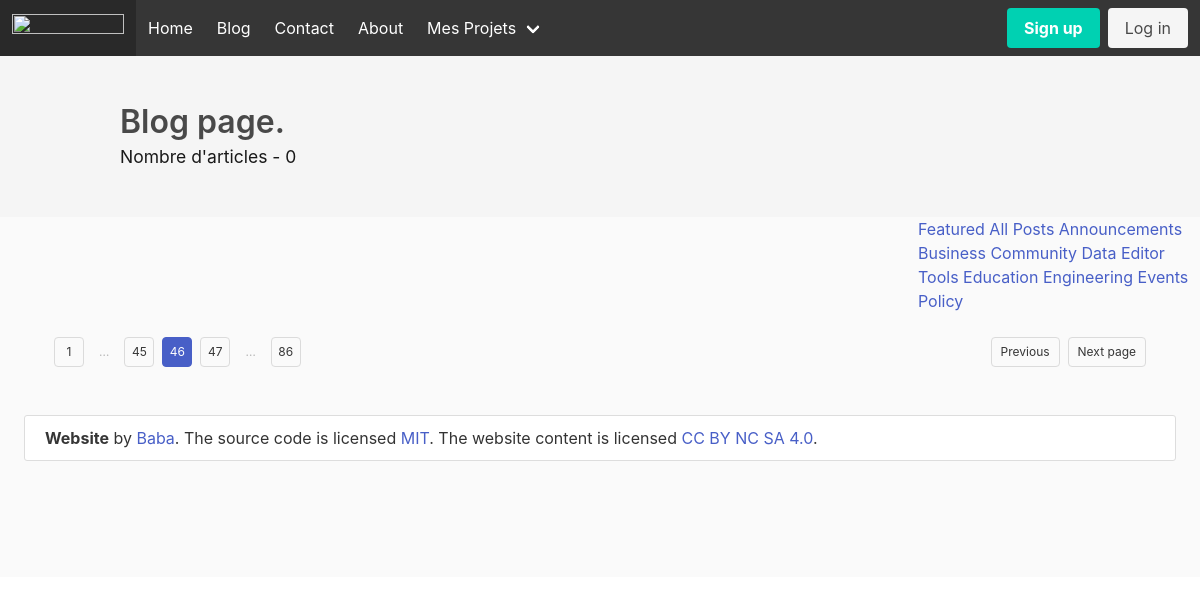
/blog/, run on an earlier commit of the app's database.
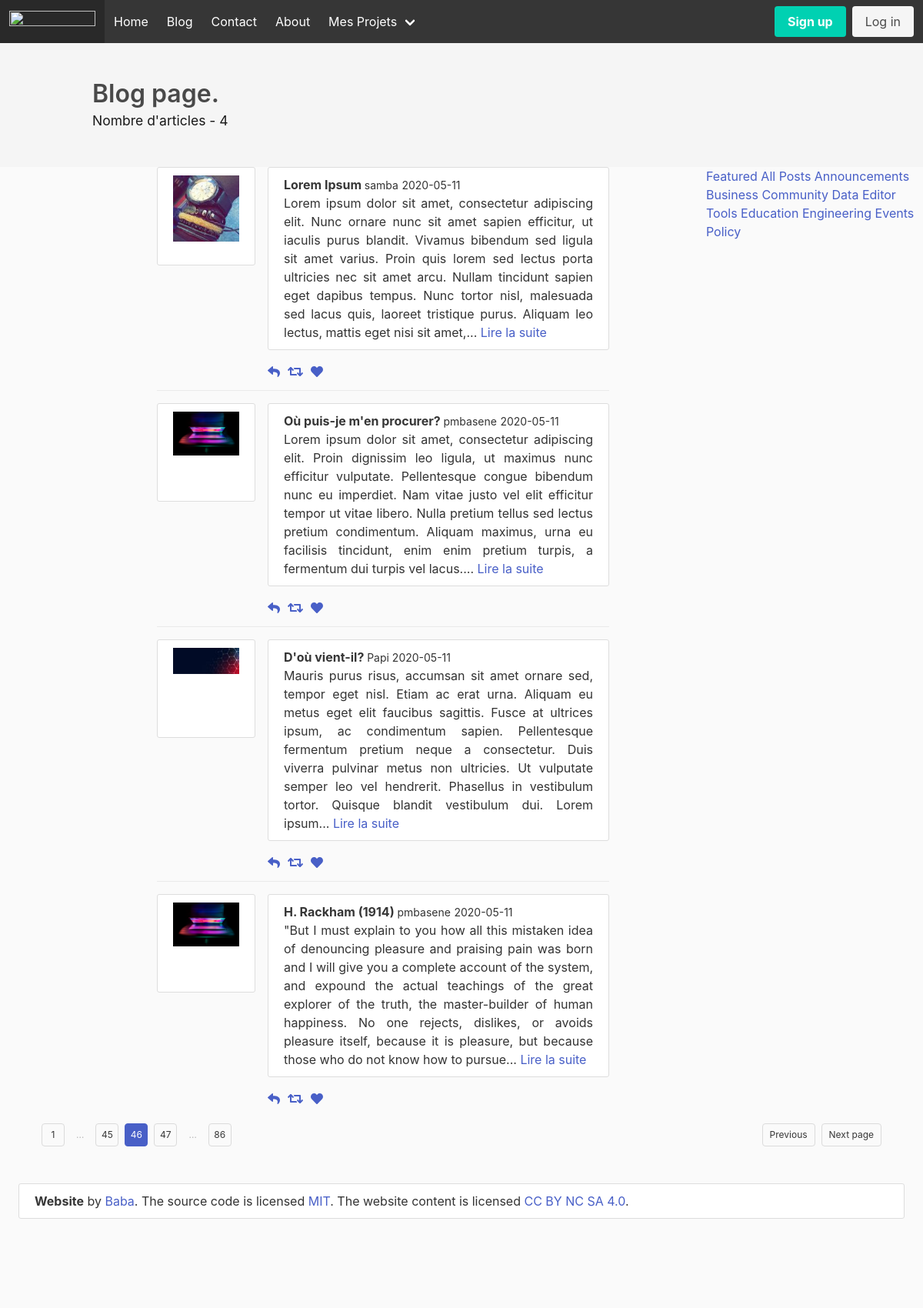
And on a later commit of the database.
### application/models.py (models this page shows, shortened)
class Post(db.Model):
    id = db.Column(db.Integer, primary_key=True)
    title = db.Column(db.String(100), nullable=False )
    date_posted = db.Column(db.DateTime, nullable=False, default = datetime.utcnow  )
    content = db.Column(db.Text, nullable=False )
    user_id = db.Column(db.Integer, db.ForeignKey('user.id'), nullable=False)

class User(db.Model, UserMixin):
    id = db.Column(db.Integer, primary_key=True)
    username = db.Column(db.String(20), unique=True, nullable=False)
    email = db.Column(db.String(120), unique=True, nullable=False)
    password = db.Column(db.String(120), nullable=False)
    image_file = db.Column(db.String(20), nullable=False, default ="default.jpg")
    post = db.relationship('Post', backref='author', lazy = True)

### application/views.py (the view)
@app.route('/blog/')
def blog():
    post = Post.query.all()
    return render_template('pages/blogs/post_index.html',  posts=post, title='All Posts')

### application/Templates/pages/blogs/post_index.html
{% extends 'layouts/default.html' %}
{% block css %}
<link rel="stylesheet" type="text/css" href="{{ url_for('static', filename='css/blog.css') }}">
{% endblock %}
{% block body %}
<section class="hero is-light">
  <div class="hero-body">
    <div class="container">
      <h1 class="title"> Blog page.</h1>
      <h2 class="subtitle"><small> Nombre d'articles - {{ posts|length}}</small> </h2>
    </div>
  </div>
</section>
    <div class="columns">
        <div class="column is-6 is-offset-2">
            {% for post in posts %}
              <article class="media">
                <figure class="media-left">
                  <p class="image is-128x128"><img src="{{ url_for('static', filename='src/img/profile_pics/'+ post.author.image_file) }}"> </p>
                </figure>
                <div class="media-content">
                  <div class="content">
                    <p>
                      <strong>{{ post.title }} </strong> <small>{{ post.author.username }}</small> <small>{{ post.date_posted.strftime('%Y-%m-%d') }}</small>
                      <br>
                      {{ post.content |truncate (400) }} <a href="{{ url_for('blog_show', id=post.id) }}"> Lire la suite</a>
                    </p>
                  </div>
                  <nav class="level is-mobile">
                    <div class="level-left">
                      <a class="level-item">
                        <span class="icon is-small"><i class="fas fa-reply"></i></span>
                      </a>
                      <a class="level-item">
                        <span class="icon is-small"><i class="fas fa-retweet"></i></span>
                      </a>
                      <a class="level-item">
                        <span class="icon is-small"><i class="fas fa-heart"></i></span>
                      </a>
                    </div>
                  </nav>
                </div>
            </article>
            {% endfor %}
        </div>
        <div class="column is-offset-1">
            <div class="list is-hoverable">
                <a class="list-item">
                  Featured
                </a>
                <a class="list-item">
                  All Posts
                </a>
                <a class="list-item is-active">
                  Announcements
                </a>
                <a class="list-item">
                  Business
                </a>
                <a class="list-item">
                  Community
                </a>
                <a class="list-item">
                  Data
                </a>
                <a class="list-item">
                  Editor Tools
                </a>
                <a class="list-item">
                  Education
                </a>
                <a class="list-item">
                  Engineering
                </a>
                <a class="list-item">
                  Events
                </a>
                <a class="list-item">
                  Policy
                </a>
              </div>
        </div>
    </div>
    <div>
        <nav class="pagination is-small" role="navigation" aria-label="pagination">
            <a class="pagination-previous">Previous</a>
            <a class="pagination-next">Next page</a>
            <ul class="pagination-list">
            <li><a class="pagination-link" aria-label="Goto page 1">1</a></li>
            <li><span class="pagination-ellipsis">&hellip;</span></li>
            <li><a class="pagination-link" aria-label="Goto page 45">45</a></li>
            <li><a class="pagination-link is-current" aria-label="Page 46" aria-current="page">46</a></li>
            <li><a class="pagination-link" aria-label="Goto page 47">47</a></li>
            <li><span class="pagination-ellipsis">&hellip;</span></li>
            <li><a class="pagination-link" aria-label="Goto page 86">86</a></li>
            </ul>
        </nav>
    </div>
{% endblock %}

### application/Templates/layouts/default.html (shortened to what this page needs)
<!DOCTYPE html>
<html lang="en">
    <head>
        <link rel="stylesheet" href="https://cdn.jsdelivr.net/npm/bulma@0.8.2/css/bulma.min.css">
        <link rel="stylesheet" type="text/css" href="{{ url_for('static', filename='css/main.css') }}">
        {% block css %}           {% endblock %}
    </head>
    <body>
        {%include 'shared/_nav.html' %}
        {% block body %}{% endblock %}
        <footer class="footer is-black">
            <div class="content has-text-centered ">
                <p>
                    <strong>Website</strong> by <a href="https://jgthms.com">Baba</a>. The source code is licensed
                    <a href="http://opensource.org/licenses/mit-license.php">MIT</a>. The website content
                    is licensed <a href="http://creativecommons.org/licenses/by-nc-sa/4.0/">CC BY NC SA 4.0</a>.
                </p>
            </div>
        </footer>
    </body>
</html>

### application/Templates/shared/_nav.html (shortened to what this page needs)
<nav class="navbar is-dark" role="navigation" aria-label="main navigation">
    <div class="navbar-brand">
      <a class="navbar-item" href="https://bulma.io">
        <img src="https://bulma.io/images/bulma-logo.png" width="112" height="28">
      </a>
    </div>
    <div id="navbarBasicExample" class="navbar-menu">
      <div class="navbar-start">
        <a class="navbar-item" href="{{ url_for('home') }}">  Home </a>
        <a class="navbar-item" href="{{ url_for('blog') }}">  Blog </a>
        <a class="navbar-item" href="{{ url_for('contact') }}">  Contact  </a>
        <a class="navbar-item" href="{{ url_for('about') }}">  About </a>
        <div class="navbar-item has-dropdown is-hoverable">
          <a class="navbar-link"> Mes Projets  </a>
        </div>
      </div>
      <div class="navbar-end">
          {% if current_user.is_authenticated %}
            <div class="navbar-item">
              <div class="buttons">
                <spa class="current-user"> {{ current_user.username }}</span>
                <a class="button is-info" href="{{ url_for('new_post') }}"> <strong>New Post</strong>  </a>
                <a class="button is-info" href="{{ url_for('account') }}"> <strong>Account</strong>  </a>
                <a class="button is-danger" href="{{ url_for('logout') }}"> Logout</a>
              </div>
            </div>
          {% else %}
            <div class="navbar-item">
              <div class="buttons">
                <a class="button is-primary" href="{{ url_for('register') }}"> <strong>Sign up</strong>  </a>
                <a class="button is-light" href="{{ url_for('login') }}"> Log in</a>
              </div>
            </div>
          {% endif %}
      </div>
    </div>
  </nav>

### application/static/css/main.css (style rules this page uses)
body { background: #fafafa; color: #333333 ; }

### application/static/css/blog.css (style rules this page uses)
p { text-align: justify; background: #ffffff; padding: 10px 20px; border:1px solid #dddddd; border-radius: 3px ; margin-bottom:20px ; }
.title { color: #444444; }
.pagination { margin: 0px 50px ; padding: 0px, 50px; }
.list { margin-right: 10px; }

What changed in the data, as far as the page shows it:
added Post: image_file (picture), title "Lorem Ipsum", author.username "samba", date_posted "2020-05-11", content "Lorem ipsum dolor sit amet, consectetur adipiscing elit. Nunc ornare nunc sit amet sapien efficitur, ut iaculis purus blandit. Vivamus bibendum sed ligula sit amet varius. Proin quis lorem sed lectus porta ultricies nec sit amet arcu. Nullam tincidunt sapien eget dapibus tempus. Nunc tortor nisl, malesuada sed lacus quis, laoreet tristique purus. Aliquam leo lectus, mattis eget nisi sit amet,..."
added Post: image_file (picture), title "Où puis-je m'en procurer?", author.username "pmbasene", date_posted "2020-05-11", content "Lorem ipsum dolor sit amet, consectetur adipiscing elit. Proin dignissim leo ligula, ut maximus nunc efficitur vulputate. Pellentesque congue bibendum nunc eu imperdiet. Nam vitae justo vel elit efficitur tempor ut vitae libero. Nulla pretium tellus sed lectus pretium condimentum. Aliquam maximus, urna eu facilisis tincidunt, enim enim pretium turpis, a fermentum dui turpis vel lacus...."
added Post: image_file (picture), title "D'où vient-il?", author.username "Papi", date_posted "2020-05-11", content "Mauris purus risus, accumsan sit amet ornare sed, tempor eget nisl. Etiam ac erat urna. Aliquam eu metus eget elit faucibus sagittis. Fusce at ultrices ipsum, ac condimentum sapien. Pellentesque fermentum pretium neque a consectetur. Duis viverra pulvinar metus non ultricies. Ut vulputate semper leo vel hendrerit. Phasellus in vestibulum tortor. Quisque blandit vestibulum dui. Lorem ipsum..."
added Post: image_file (picture), title "H. Rackham (1914)", author.username "pmbasene", date_posted "2020-05-11", content "\"But I must explain to you how all this mistaken idea of denouncing pleasure and praising pain was born and I will give you a complete account of the system, and expound the actual teachings of the great explorer of the truth, the master-builder of human happiness. No one rejects, dislikes, or avoids pleasure itself, because it is pleasure, but because those who do not know how to pursue..."
Also different on the page:
{{ posts|length }}: "0" → "4"
